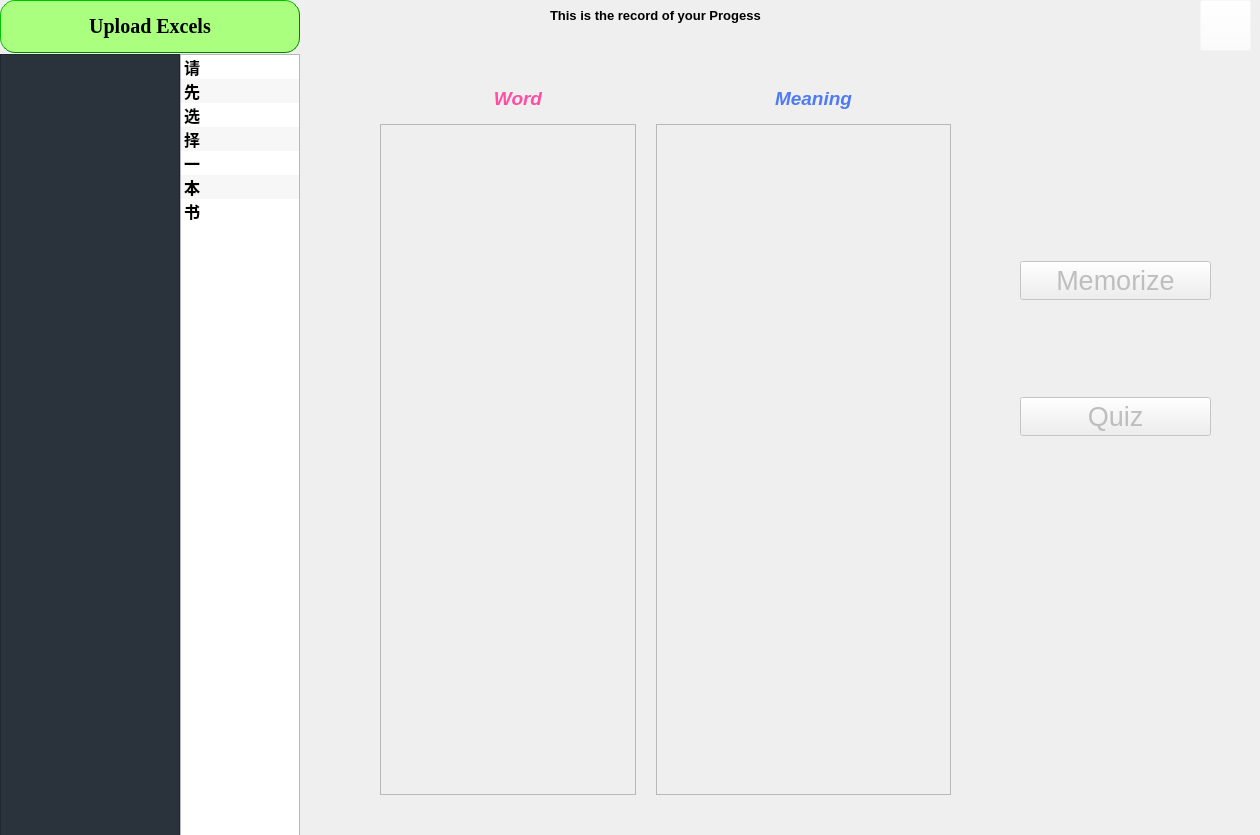
<?xml version="1.0" encoding="UTF-8"?>
<ui version="4.0">
 <class>MainWindow</class>
 <widget class="QMainWindow" name="MainWindow">
  <property name="geometry">
   <rect>
    <x>0</x>
    <y>0</y>
    <width>1260</width>
    <height>835</height>
   </rect>
  </property>
  <property name="tabletTracking">
   <bool>false</bool>
  </property>
  <property name="windowTitle">
   <string>MainWindow</string>
  </property>
  <property name="windowOpacity">
   <double>0.980000000000000</double>
  </property>
  <property name="autoFillBackground">
   <bool>false</bool>
  </property>
  <property name="animated">
   <bool>true</bool>
  </property>
  <property name="documentMode">
   <bool>false</bool>
  </property>
  <property name="tabShape">
   <enum>QTabWidget::Rounded</enum>
  </property>
  <property name="unifiedTitleAndToolBarOnMac">
   <bool>false</bool>
  </property>
  <widget class="QWidget" name="centralwidget">
   <widget class="QWidget" name="layoutWidget">
    <property name="geometry">
     <rect>
      <x>0</x>
      <y>0</y>
      <width>1261</width>
      <height>841</height>
     </rect>
    </property>
    <layout class="QGridLayout" name="gridLayout" rowstretch="1,15" columnstretch="3,2,16">
     <property name="sizeConstraint">
      <enum>QLayout::SetDefaultConstraint</enum>
     </property>
     <property name="leftMargin">
      <number>0</number>
     </property>
     <property name="topMargin">
      <number>0</number>
     </property>
     <property name="rightMargin">
      <number>0</number>
     </property>
     <property name="horizontalSpacing">
      <number>0</number>
     </property>
     <property name="verticalSpacing">
      <number>1</number>
     </property>
     <item row="1" column="0">
      <widget class="QListWidget" name="bookListWidget">
       <property name="toolTip">
        <string>BookList</string>
       </property>
       <property name="toolTipDuration">
        <number>2</number>
       </property>
       <property name="autoFillBackground">
        <bool>false</bool>
       </property>
       <property name="styleSheet">
        <string notr="true">font: 75 12pt &quot;Times New Roman&quot;;
color:rgb(255, 255, 255);
background: rgb(42, 51, 60)
</string>
       </property>
       <property name="frameShadow">
        <enum>QFrame::Plain</enum>
       </property>
       <property name="alternatingRowColors">
        <bool>false</bool>
       </property>
       <property name="isWrapping" stdset="0">
        <bool>false</bool>
       </property>
       <property name="spacing">
        <number>20</number>
       </property>
       <property name="viewMode">
        <enum>QListView::ListMode</enum>
       </property>
       <property name="wordWrap">
        <bool>true</bool>
       </property>
       <property name="sortingEnabled">
        <bool>false</bool>
       </property>
      </widget>
     </item>
     <item row="0" column="2">
      <widget class="QFrame" name="frame">
       <property name="frameShape">
        <enum>QFrame::NoFrame</enum>
       </property>
       <property name="frameShadow">
        <enum>QFrame::Raised</enum>
       </property>
       <widget class="QLabel" name="label_3">
        <property name="geometry">
         <rect>
          <x>250</x>
          <y>0</y>
          <width>381</width>
          <height>31</height>
         </rect>
        </property>
        <property name="text">
         <string>&lt;html&gt;&lt;head/&gt;&lt;body&gt;&lt;p&gt;&lt;span style=&quot; font-size:10pt; font-weight:600;&quot;&gt;This is the record of your Progess&lt;/span&gt;&lt;/p&gt;&lt;/body&gt;&lt;/html&gt;</string>
        </property>
       </widget>
       <widget class="QToolButton" name="helpBtn">
        <property name="geometry">
         <rect>
          <x>900</x>
          <y>0</y>
          <width>51</width>
          <height>51</height>
         </rect>
        </property>
        <property name="sizePolicy">
         <sizepolicy hsizetype="Preferred" vsizetype="Fixed">
          <horstretch>0</horstretch>
          <verstretch>0</verstretch>
         </sizepolicy>
        </property>
        <property name="cursor">
         <cursorShape>WhatsThisCursor</cursorShape>
        </property>
        <property name="styleSheet">
         <string notr="true">background-color: rgba(255,255,255,0)</string>
        </property>
        <property name="text">
         <string/>
        </property>
        <property name="iconSize">
         <size>
          <width>50</width>
          <height>50</height>
         </size>
        </property>
       </widget>
      </widget>
     </item>
     <item row="1" column="2">
      <widget class="QStackedWidget" name="stackedWidget">
       <property name="enabled">
        <bool>false</bool>
       </property>
       <property name="frameShape">
        <enum>QFrame::NoFrame</enum>
       </property>
       <property name="lineWidth">
        <number>1</number>
       </property>
       <property name="currentIndex">
        <number>0</number>
       </property>
       <widget class="QWidget" name="OverviewScene">
        <widget class="QWidget" name="horizontalLayoutWidget_2">
         <property name="geometry">
          <rect>
           <x>80</x>
           <y>70</y>
           <width>571</width>
           <height>671</height>
          </rect>
         </property>
         <layout class="QHBoxLayout" name="horizontalLayout_2" stretch="0,2">
          <property name="spacing">
           <number>20</number>
          </property>
          <item>
           <widget class="QListWidget" name="wordListWidget">
            <property name="showDropIndicator" stdset="0">
             <bool>false</bool>
            </property>
            <property name="alternatingRowColors">
             <bool>true</bool>
            </property>
           </widget>
          </item>
          <item>
           <widget class="QListWidget" name="meaningListWidget">
            <property name="showDropIndicator" stdset="0">
             <bool>false</bool>
            </property>
            <property name="alternatingRowColors">
             <bool>true</bool>
            </property>
            <property name="wordWrap">
             <bool>false</bool>
            </property>
           </widget>
          </item>
         </layout>
        </widget>
        <widget class="QWidget" name="horizontalLayoutWidget_3">
         <property name="geometry">
          <rect>
           <x>80</x>
           <y>0</y>
           <width>571</width>
           <height>89</height>
          </rect>
         </property>
         <layout class="QHBoxLayout" name="horizontalLayout_3">
          <property name="spacing">
           <number>20</number>
          </property>
          <item>
           <widget class="QLabel" name="WordLabel_0">
            <property name="text">
             <string>&lt;html&gt;&lt;head/&gt;&lt;body&gt;&lt;p align=&quot;center&quot;&gt;&lt;span style=&quot; font-size:14pt; font-weight:600; font-style:italic; color:#ff4ea4;&quot;&gt;Word&lt;/span&gt;&lt;/p&gt;&lt;/body&gt;&lt;/html&gt;</string>
            </property>
           </widget>
          </item>
          <item>
           <widget class="QLabel" name="MeaningLabel_0">
            <property name="text">
             <string>&lt;html&gt;&lt;head/&gt;&lt;body&gt;&lt;p align=&quot;center&quot;&gt;&lt;span style=&quot; font-size:14pt; font-weight:600; font-style:italic; color:#4e7af3;&quot;&gt;Meaning&lt;/span&gt;&lt;/p&gt;&lt;/body&gt;&lt;/html&gt;</string>
            </property>
           </widget>
          </item>
         </layout>
        </widget>
        <widget class="QWidget" name="horizontalLayoutWidget">
         <property name="geometry">
          <rect>
           <x>720</x>
           <y>150</y>
           <width>191</width>
           <height>291</height>
          </rect>
         </property>
         <layout class="QVBoxLayout" name="verticalLayout">
          <property name="spacing">
           <number>20</number>
          </property>
          <item>
           <widget class="QPushButton" name="MemorizeBtn_0">
            <property name="font">
             <font>
              <pointsize>20</pointsize>
             </font>
            </property>
            <property name="cursor">
             <cursorShape>PointingHandCursor</cursorShape>
            </property>
            <property name="text">
             <string>Memorize</string>
            </property>
            <property name="iconSize">
             <size>
              <width>40</width>
              <height>40</height>
             </size>
            </property>
           </widget>
          </item>
          <item>
           <spacer name="horizontalSpacer_2">
            <property name="orientation">
             <enum>Qt::Horizontal</enum>
            </property>
            <property name="sizeHint" stdset="0">
             <size>
              <width>40</width>
              <height>20</height>
             </size>
            </property>
           </spacer>
          </item>
          <item>
           <widget class="QPushButton" name="QuizBtn_0">
            <property name="sizePolicy">
             <sizepolicy hsizetype="Minimum" vsizetype="Fixed">
              <horstretch>0</horstretch>
              <verstretch>0</verstretch>
             </sizepolicy>
            </property>
            <property name="minimumSize">
             <size>
              <width>40</width>
              <height>20</height>
             </size>
            </property>
            <property name="font">
             <font>
              <pointsize>20</pointsize>
             </font>
            </property>
            <property name="cursor">
             <cursorShape>PointingHandCursor</cursorShape>
            </property>
            <property name="text">
             <string>Quiz</string>
            </property>
            <property name="iconSize">
             <size>
              <width>40</width>
              <height>40</height>
             </size>
            </property>
           </widget>
          </item>
         </layout>
        </widget>
       </widget>
       <widget class="QWidget" name="MemorizeScene"/>
       <widget class="QWidget" name="QuizScene"/>
      </widget>
     </item>
     <item row="1" column="1">
      <widget class="QListWidget" name="lessonListWidget">
       <property name="font">
        <font>
         <family>Times New Roman</family>
         <pointsize>12</pointsize>
         <weight>9</weight>
         <italic>false</italic>
         <bold>false</bold>
        </font>
       </property>
       <property name="styleSheet">
        <string notr="true">font: 75 12pt &quot;Times New Roman&quot;;</string>
       </property>
       <property name="frameShadow">
        <enum>QFrame::Plain</enum>
       </property>
       <property name="alternatingRowColors">
        <bool>true</bool>
       </property>
       <property name="spacing">
        <number>10</number>
       </property>
       <item>
        <property name="text">
         <string>请</string>
        </property>
        <property name="font">
         <font>
          <weight>75</weight>
          <bold>true</bold>
         </font>
        </property>
       </item>
       <item>
        <property name="text">
         <string>先</string>
        </property>
        <property name="font">
         <font>
          <weight>75</weight>
          <bold>true</bold>
         </font>
        </property>
       </item>
       <item>
        <property name="text">
         <string>选</string>
        </property>
        <property name="font">
         <font>
          <weight>75</weight>
          <bold>true</bold>
         </font>
        </property>
       </item>
       <item>
        <property name="text">
         <string>择</string>
        </property>
        <property name="font">
         <font>
          <weight>75</weight>
          <bold>true</bold>
         </font>
        </property>
       </item>
       <item>
        <property name="text">
         <string>一</string>
        </property>
        <property name="font">
         <font>
          <weight>75</weight>
          <bold>true</bold>
         </font>
        </property>
       </item>
       <item>
        <property name="text">
         <string>本</string>
        </property>
        <property name="font">
         <font>
          <weight>75</weight>
          <bold>true</bold>
         </font>
        </property>
       </item>
       <item>
        <property name="text">
         <string>书</string>
        </property>
        <property name="font">
         <font>
          <weight>75</weight>
          <bold>true</bold>
         </font>
        </property>
       </item>
      </widget>
     </item>
     <item row="0" column="0" colspan="2">
      <layout class="QVBoxLayout" name="verticalLayout_2">
       <item>
        <widget class="QPushButton" name="uploadButton">
         <property name="sizePolicy">
          <sizepolicy hsizetype="Minimum" vsizetype="Minimum">
           <horstretch>20</horstretch>
           <verstretch>20</verstretch>
          </sizepolicy>
         </property>
         <property name="font">
          <font>
           <family>Times New Roman</family>
           <pointsize>-1</pointsize>
           <weight>75</weight>
           <italic>false</italic>
           <bold>true</bold>
          </font>
         </property>
         <property name="cursor">
          <cursorShape>PointingHandCursor</cursorShape>
         </property>
         <property name="mouseTracking">
          <bool>false</bool>
         </property>
         <property name="layoutDirection">
          <enum>Qt::LeftToRight</enum>
         </property>
         <property name="autoFillBackground">
          <bool>false</bool>
         </property>
         <property name="styleSheet">
          <string notr="true">    background-color: rgb(170, 255, 127);
    border-style: outset;
    border-width: 1px;
    border-radius: 15px;
    border-color: green;
    font: bold 20px;
    min-width: 10em;
    padding: 6px;</string>
         </property>
         <property name="text">
          <string>Upload Excels</string>
         </property>
         <property name="iconSize">
          <size>
           <width>30</width>
           <height>30</height>
          </size>
         </property>
         <property name="shortcut">
          <string>Ctrl+S</string>
         </property>
         <property name="checkable">
          <bool>false</bool>
         </property>
         <property name="flat">
          <bool>false</bool>
         </property>
        </widget>
       </item>
      </layout>
     </item>
    </layout>
   </widget>
  </widget>
 </widget>
 <resources/>
 <connections/>
</ui>
